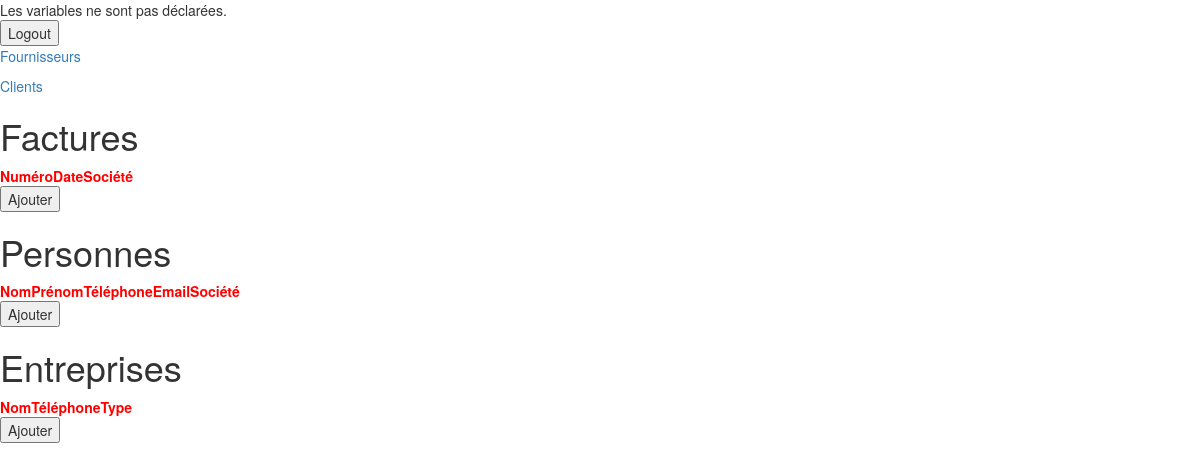
The app's page /, older data.
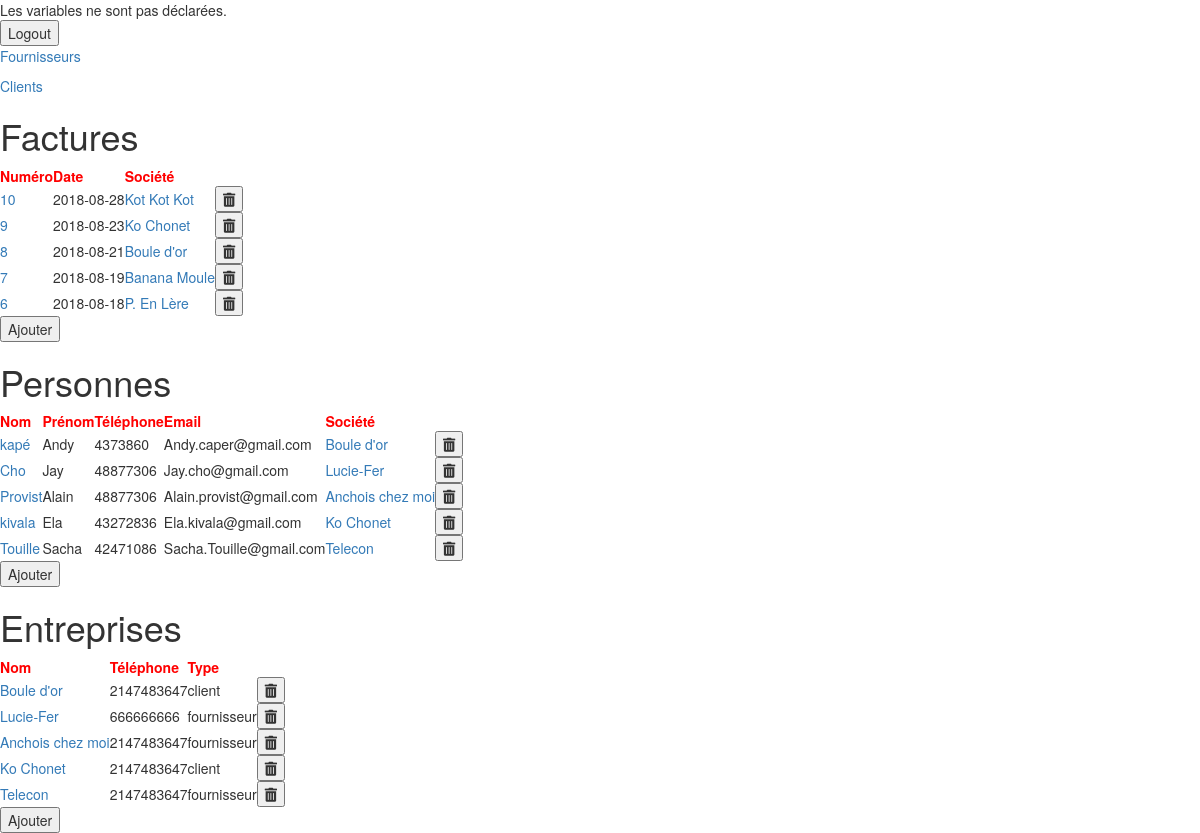
The same page, newer data.
### tables this page shows
CREATE TABLE `facture` (
  `idfacture` int(10) UNSIGNED NOT NULL,
  `numero` int(11) NOT NULL,
  `date_facture` date NOT NULL,
  `motif_prestation` varchar(45) NOT NULL,
  `societes_idsocietes` int(10) UNSIGNED NOT NULL,
  `annuaire_idannuaire` int(10) UNSIGNED NOT NULL
);

CREATE TABLE `societes` (
  `idsocietes` int(10) UNSIGNED NOT NULL,
  `nom_societe` varchar(45) NOT NULL,
  `adresse` varchar(45) NOT NULL,
  `pays` varchar(45) NOT NULL,
  `telephone_societe` bigint(18) NOT NULL,
  `num_tva` bigint(18) NOT NULL,
  `type_idtype` int(10) UNSIGNED NOT NULL
);

CREATE TABLE `annuaire` (
  `idannuaire` int(10) UNSIGNED NOT NULL,
  `nom` varchar(45) NOT NULL,
  `prenom` varchar(45) NOT NULL,
  `telephone` int(11) NOT NULL,
  `email` varchar(45) NOT NULL
);

CREATE TABLE `type` (
  `idtype` int(10) UNSIGNED NOT NULL,
  `type` varchar(45) NOT NULL
);

### index.php (the view, shortened to what this page needs)
<?php
try {
    $bd = new PDO('mysql:host=localhost;dbname=id7012993_gocip;charset=utf8', 'id7012993_antoni', 'gocip');
    $resultat1 = $bd->query('SELECT *
        FROM facture
        JOIN societes ON facture.societes_idsocietes = societes.idsocietes
        ORDER BY date_facture DESC LIMIT 0,5');
    $resultat2 = $bd->query('SELECT *
        FROM annuaire
        JOIN societes ON annuaire.idannuaire = societes.idsocietes
        -- LEFT JOIN societes ON annuaire_has_societes.societes_idsocietes = societes.idsocietes
        -- LEFT JOIN annuaire ON annuaire.idannuaire = annuaire_has_societes.annuaire_idannuaire
        ORDER BY idannuaire DESC LIMIT 0,5');
    $resultat3 = $bd->query('SELECT *
        FROM societes JOIN type ON societes.type_idtype = type.idtype
        ORDER BY idsocietes DESC LIMIT 0,5');
} catch (Exception $e) {
    die('Erreur : '.$e->getMessage());
}
?>
<!DOCTYPE html>
<html>
  <head>
    <link rel="stylesheet" href="https://maxcdn.bootstrapcdn.com/bootstrap/3.3.7/css/bootstrap.min.css">
    <link rel="stylesheet" href="https://use.fontawesome.com/releases/v5.0.13/css/all.css">
    <link rel="stylesheet" type="text/css" href="assets/CSS/style.css">
  </head>
<body>
    <?php include "./partials/check_login.php" ?>
  <p><a href="./partials/fournisseur.php">Fournisseurs</a></p>
  <p><a href="./partials/client.php">Clients</a></p>
    <h1>Factures</h1>
    <table>
          <th>Numéro</th>
          <th>Date</th>
          <th>Société</th>
        <?php while ($donnees1= $resultat1 ->fetch()) {
     ?>
    <tr>
      <td><a href="./partials/updatefacture.php?id=<?= $donnees1['idfacture']; ?>"><?= $donnees1['numero']; ?></a></td>
      <td><?= $donnees1['date_facture']; ?></td>
      <td><a href="./partials/updatesociete.php?id=<?= $donnees1['idsocietes']; ?>"><?= $donnees1['nom_societe']; ?></a></td>
      <td> <button type="submit" name="supprimer" onclick="deletefacture(<?= $donnees1['idfacture']; ?>)" ><i class="fas fa-trash-alt"></i></button> </td>
    </tr>
      <?php
 } ?>
    </table>
    <input type="submit" name="ajouter" value="Ajouter" onclick="ajouterfacture()">
    <h1>Personnes</h1>
    <table>
          <th>Nom</th>
          <th>Prénom</th>
          <th>Téléphone</th>
          <th>Email</th>
          <th>Société</th>
        <?php while ($donnees2= $resultat2 ->fetch()) {
     ?>
          <tr>
            <td><a href="./partials/update_client.php?id=<?= $donnees2['idannuaire']; ?>"><?= $donnees2['nom']; ?></a></td>
            <td><?= $donnees2['prenom']; ?></td>
            <td><?= $donnees2['telephone']; ?></td>
            <td><?= $donnees2['email']; ?></td>
            <td><a href="./partials/updatesociete.php?id=<?= $donnees2['idsocietes']; ?>"><?= $donnees2['nom_societe']; ?></a> <a href="partials/annuaire.php">  </a> </td>
            <td> <button type="submit" name="supprimer" onclick="deleteannuaire(<?= $donnees2['idannuaire']; ?>)" ><i class="fas fa-trash-alt"></i></button> </td>
          </tr>
      <?php
 } ?>
    </table>
    <input type="submit" name="ajouter" value="Ajouter" onclick="ajouterannuaire()">
    <h1>Entreprises</h1>
    <table>
          <th>Nom</th>
          <th>Téléphone</th>
          <th>Type</th>
        <?php while ($donnees3= $resultat3 ->fetch()) {
     ?>
          <tr>
            <td><a href="./partials/updatesociete.php?id=<?= $donnees3['idsocietes']; ?>"><?= $donnees3['nom_societe']; ?></a></td>
            <td><?= $donnees3['telephone_societe']; ?></td>
            <td><?= $donnees3['type']; ?></td>
            <td> <button type="submit" name="supprimer" onclick="deletesociete(<?= $donnees3['idsocietes']; ?>)" ><i class="fas fa-trash-alt"></i></button> </td>
          </tr>
      <?php
 } ?>
    </table>
    <input type="submit" name="ajouter" value="Ajouter" onclick="ajoutersociete()">
  </body>
</html>

Row changes from the older to the newer data that the page shows:
added facture: numero "10", date_facture "2018-08-28", societes_idsocietes.nom_societe "Kot Kot Kot"
added facture: numero "9", date_facture "2018-08-23", societes_idsocietes.nom_societe "Ko Chonet"
added facture: numero "8", date_facture "2018-08-21", societes_idsocietes.nom_societe "Boule d'or"
added facture: numero "7", date_facture "2018-08-19", societes_idsocietes.nom_societe "Banana Moule"
added facture: numero "6", date_facture "2018-08-18", societes_idsocietes.nom_societe "P. En Lère"
added annuaire: nom "kapé", prenom "Andy", telephone "4373860", email "Andy.caper@gmail.com", societes.nom_societe "Boule d'or"
added annuaire: nom "Cho", prenom "Jay", telephone "48877306", email "Jay.cho@gmail.com", societes.nom_societe "Lucie-Fer"
added annuaire: nom "Provist", prenom "Alain", telephone "48877306", email "Alain.provist@gmail.com", societes.nom_societe "Anchois chez moi"
added annuaire: nom "kivala", prenom "Ela", telephone "43272836", email "Ela.kivala@gmail.com", societes.nom_societe "Ko Chonet"
added annuaire: nom "Touille", prenom "Sacha", telephone "42471086", email "Sacha.Touille@gmail.com", societes.nom_societe "Telecon"
added societes: nom_societe "Boule d'or", telephone_societe "2147483647", type_idtype.type "client"
added societes: nom_societe "Lucie-Fer", telephone_societe "666666666", type_idtype.type "fournisseur"
added societes: nom_societe "Anchois chez moi", telephone_societe "2147483647", type_idtype.type "fournisseur"
added societes: nom_societe "Ko Chonet", telephone_societe "2147483647", type_idtype.type "client"
added societes: nom_societe "Telecon", telephone_societe "2147483647", type_idtype.type "fournisseur"
